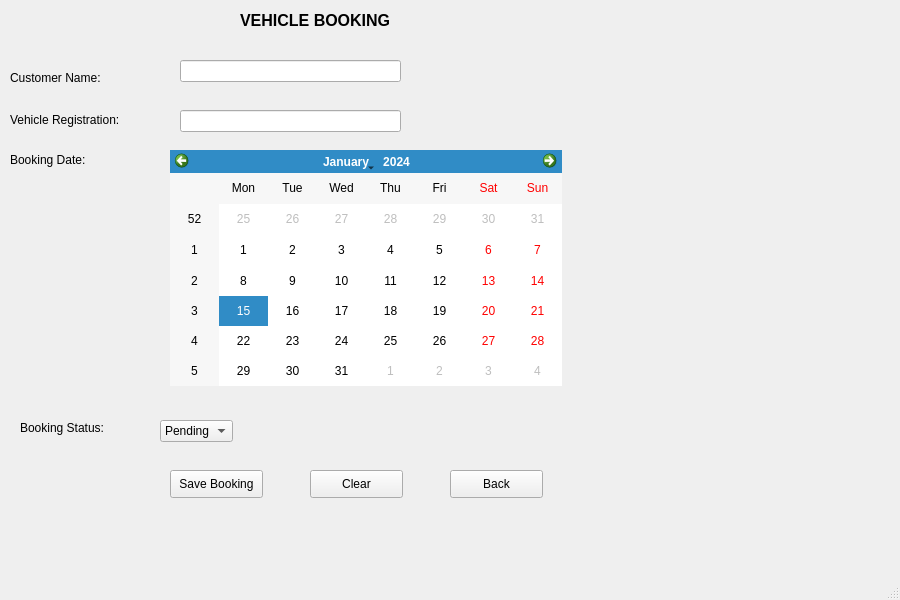
<?xml version="1.0" encoding="UTF-8"?>
<ui version="4.0">
 <class>MainWindow</class>
 <widget class="QMainWindow" name="MainWindow">
  <property name="geometry">
   <rect>
    <x>0</x>
    <y>0</y>
    <width>900</width>
    <height>600</height>
   </rect>
  </property>
  <property name="windowTitle">
   <string>Vehicle Booking</string>
  </property>
  <widget class="QWidget" name="centralwidget">
   <widget class="QLabel" name="label">
    <property name="geometry">
     <rect>
      <x>240</x>
      <y>10</y>
      <width>201</width>
      <height>20</height>
     </rect>
    </property>
    <property name="font">
     <font>
      <pointsize>12</pointsize>
      <weight>75</weight>
      <bold>true</bold>
     </font>
    </property>
    <property name="text">
     <string>VEHICLE BOOKING</string>
    </property>
   </widget>
   <widget class="QLabel" name="label_2">
    <property name="geometry">
     <rect>
      <x>10</x>
      <y>70</y>
      <width>111</width>
      <height>16</height>
     </rect>
    </property>
    <property name="font">
     <font>
      <pointsize>9</pointsize>
     </font>
    </property>
    <property name="text">
     <string>Customer Name:</string>
    </property>
   </widget>
   <widget class="QLabel" name="label_3">
    <property name="geometry">
     <rect>
      <x>10</x>
      <y>150</y>
      <width>121</width>
      <height>20</height>
     </rect>
    </property>
    <property name="font">
     <font>
      <pointsize>9</pointsize>
     </font>
    </property>
    <property name="text">
     <string>Booking Date:</string>
    </property>
   </widget>
   <widget class="QLabel" name="label_4">
    <property name="geometry">
     <rect>
      <x>10</x>
      <y>110</y>
      <width>131</width>
      <height>20</height>
     </rect>
    </property>
    <property name="font">
     <font>
      <pointsize>9</pointsize>
     </font>
    </property>
    <property name="text">
     <string>Vehicle Registration:</string>
    </property>
   </widget>
   <widget class="QLineEdit" name="bookingCustomerLineEdit">
    <property name="geometry">
     <rect>
      <x>180</x>
      <y>60</y>
      <width>221</width>
      <height>22</height>
     </rect>
    </property>
   </widget>
   <widget class="QLineEdit" name="bookingRegistrationLineEdit">
    <property name="geometry">
     <rect>
      <x>180</x>
      <y>110</y>
      <width>221</width>
      <height>22</height>
     </rect>
    </property>
   </widget>
   <widget class="QCalendarWidget" name="bookingCalendarWidget">
    <property name="geometry">
     <rect>
      <x>170</x>
      <y>150</y>
      <width>392</width>
      <height>236</height>
     </rect>
    </property>
   </widget>
   <widget class="QLabel" name="label_5">
    <property name="geometry">
     <rect>
      <x>20</x>
      <y>420</y>
      <width>101</width>
      <height>16</height>
     </rect>
    </property>
    <property name="font">
     <font>
      <pointsize>9</pointsize>
     </font>
    </property>
    <property name="text">
     <string>Booking Status:</string>
    </property>
   </widget>
   <widget class="QComboBox" name="bookingStatusComboBox">
    <property name="geometry">
     <rect>
      <x>160</x>
      <y>420</y>
      <width>73</width>
      <height>22</height>
     </rect>
    </property>
    <item>
     <property name="text">
      <string>Pending</string>
     </property>
    </item>
    <item>
     <property name="text">
      <string>Confirmed</string>
     </property>
    </item>
    <item>
     <property name="text">
      <string>Cancelled</string>
     </property>
    </item>
   </widget>
   <widget class="QPushButton" name="saveBookingButton">
    <property name="geometry">
     <rect>
      <x>170</x>
      <y>470</y>
      <width>93</width>
      <height>28</height>
     </rect>
    </property>
    <property name="text">
     <string>Save Booking</string>
    </property>
   </widget>
   <widget class="QPushButton" name="clearButton">
    <property name="geometry">
     <rect>
      <x>310</x>
      <y>470</y>
      <width>93</width>
      <height>28</height>
     </rect>
    </property>
    <property name="text">
     <string>Clear</string>
    </property>
   </widget>
   <widget class="QPushButton" name="backButton">
    <property name="geometry">
     <rect>
      <x>450</x>
      <y>470</y>
      <width>93</width>
      <height>28</height>
     </rect>
    </property>
    <property name="text">
     <string>Back</string>
    </property>
   </widget>
  </widget>
  <widget class="QMenuBar" name="menubar">
   <property name="geometry">
    <rect>
     <x>0</x>
     <y>0</y>
     <width>900</width>
     <height>26</height>
    </rect>
   </property>
  </widget>
  <widget class="QStatusBar" name="statusbar"/>
 </widget>
 <resources/>
 <connections/>
</ui>
